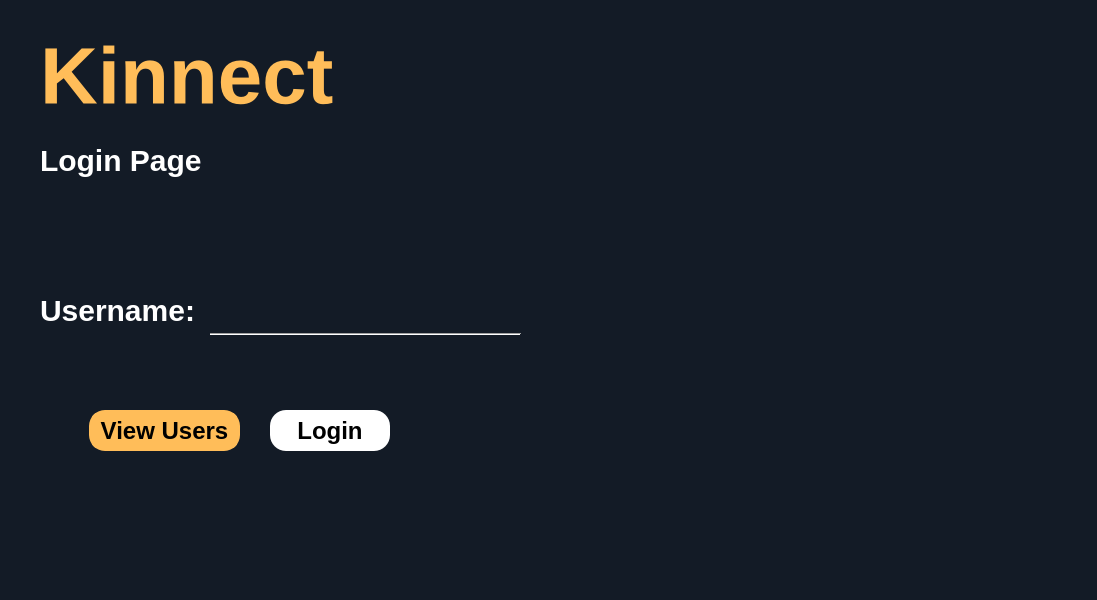
<?xml version="1.0" encoding="UTF-8"?>
<ui version="4.0">
 <class>LoginPage</class>
 <widget class="QDialog" name="LoginPage">
  <property name="geometry">
   <rect>
    <x>0</x>
    <y>0</y>
    <width>1097</width>
    <height>600</height>
   </rect>
  </property>
  <property name="windowTitle">
   <string>Dialog</string>
  </property>
  <property name="styleSheet">
   <string notr="true">QDialog{
	background-color:#131B26;
}</string>
  </property>
  <widget class="QLabel" name="labelheading">
   <property name="geometry">
    <rect>
     <x>40</x>
     <y>20</y>
     <width>321</width>
     <height>111</height>
    </rect>
   </property>
   <property name="styleSheet">
    <string notr="true">QLabel#labelheading{
	color: #FFBD59;
	font-size: 80px;
	font-weight: 800;
	font-family: 'Lato';
}</string>
   </property>
   <property name="text">
    <string>Kinnect</string>
   </property>
  </widget>
  <widget class="QLabel" name="labelpara">
   <property name="geometry">
    <rect>
     <x>40</x>
     <y>130</y>
     <width>821</width>
     <height>61</height>
    </rect>
   </property>
   <property name="styleSheet">
    <string notr="true">QLabel#labelpara{
	color: #fff;
	font-size: 30px;
	font-weight: 600;
	font-family: 'Lato';
}</string>
   </property>
   <property name="text">
    <string>Login Page</string>
   </property>
  </widget>
  <widget class="QLabel" name="usernamelabel">
   <property name="geometry">
    <rect>
     <x>40</x>
     <y>280</y>
     <width>191</width>
     <height>61</height>
    </rect>
   </property>
   <property name="styleSheet">
    <string notr="true">QLabel#usernamelabel{
	color: #fff;
	font-size: 30px;
	font-weight: 600;
	font-family: 'Lato';
}</string>
   </property>
   <property name="text">
    <string>Username:</string>
   </property>
  </widget>
  <widget class="QLineEdit" name="username">
   <property name="geometry">
    <rect>
     <x>210</x>
     <y>300</y>
     <width>311</width>
     <height>31</height>
    </rect>
   </property>
   <property name="styleSheet">
    <string notr="true">QLineEdit{
	border:none;
	background-color:#131B26;
	color:white;
	font-size:20px;
}	</string>
   </property>
  </widget>
  <widget class="Line" name="line">
   <property name="geometry">
    <rect>
     <x>210</x>
     <y>333</y>
     <width>311</width>
     <height>3</height>
    </rect>
   </property>
   <property name="orientation">
    <enum>Qt::Horizontal</enum>
   </property>
  </widget>
  <widget class="QPushButton" name="viewUsers">
   <property name="geometry">
    <rect>
     <x>89</x>
     <y>410</y>
     <width>151</width>
     <height>41</height>
    </rect>
   </property>
   <property name="styleSheet">
    <string notr="true">QPushButton#viewUsers {
	background-color: #FFBD59;
	border:2px solid #FFBD59;
	color: black;
	border-style: solid;
	border-color:#FFBD59;
	border-width: 5px;
	border-radius: 16px;
	font-family: &quot;Lato&quot;;
	font-weight: 700;
	font-size:24px;
}
QPushButton#viewUsers:hover {
  background-color: #FF8D25; /* slightly darker orange on hover */
  border-color:#FF8D25;
}</string>
   </property>
   <property name="text">
    <string>View Users</string>
   </property>
  </widget>
  <widget class="QPushButton" name="loginButton">
   <property name="geometry">
    <rect>
     <x>270</x>
     <y>410</y>
     <width>120</width>
     <height>41</height>
    </rect>
   </property>
   <property name="styleSheet">
    <string notr="true">QPushButton#loginButton {
	background-color: #fff;
	border:2px solid gray;
	color: black;
	border-style: solid;
	border-color:fff;
	border-width: 0px;
	border-radius: 16px;
	font-family: &quot;Lato&quot;;
	font-weight: 700;
	font-size:24px;
}
QPushButton#loginButton:hover {
  background-color: #CECECE; /* slightly darker orange on hover */
  border-color:#CECECE;
}</string>
   </property>
   <property name="text">
    <string>Login</string>
   </property>
  </widget>
 </widget>
 <resources/>
 <connections/>
</ui>
